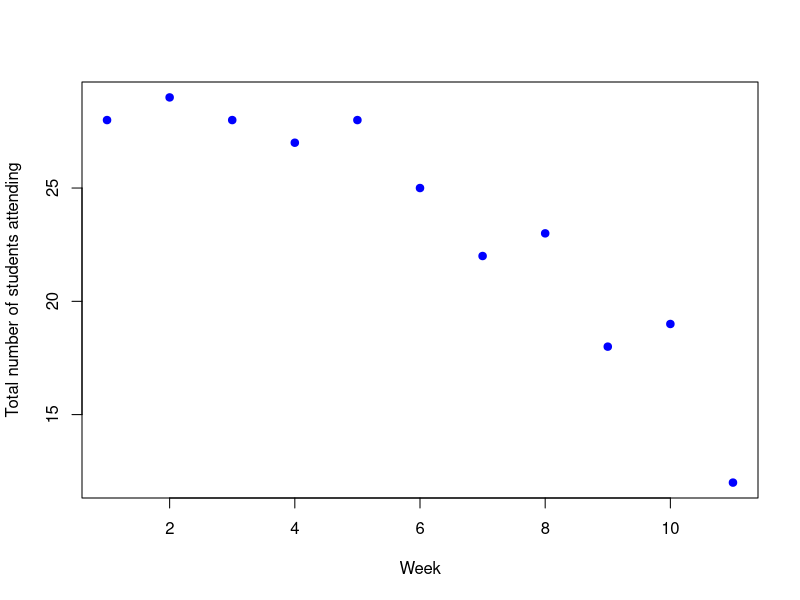
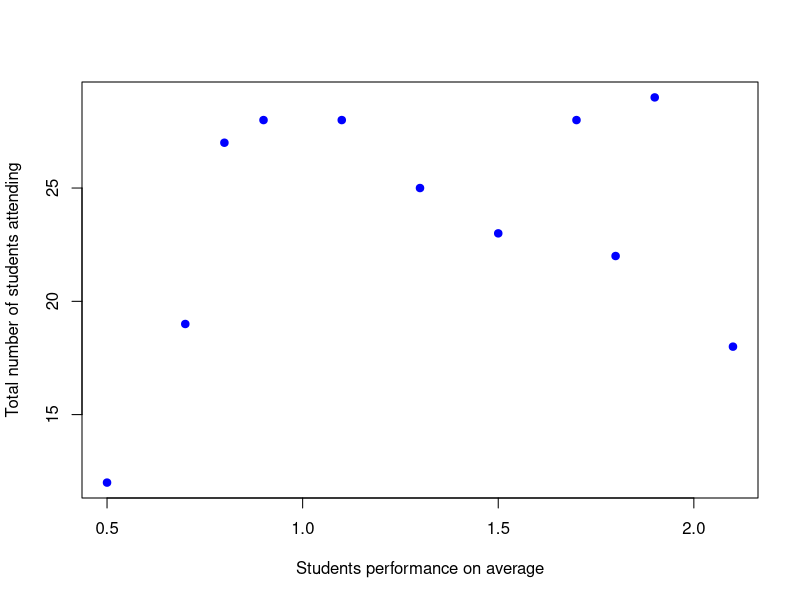
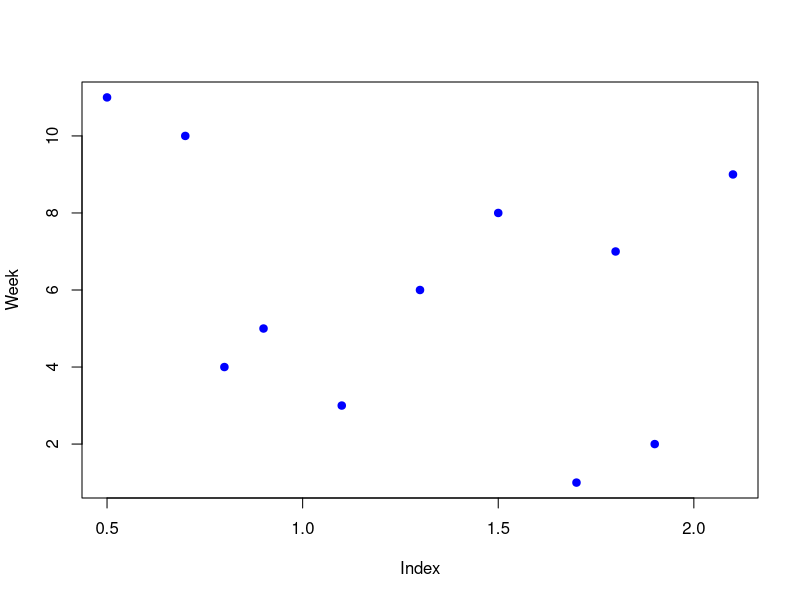
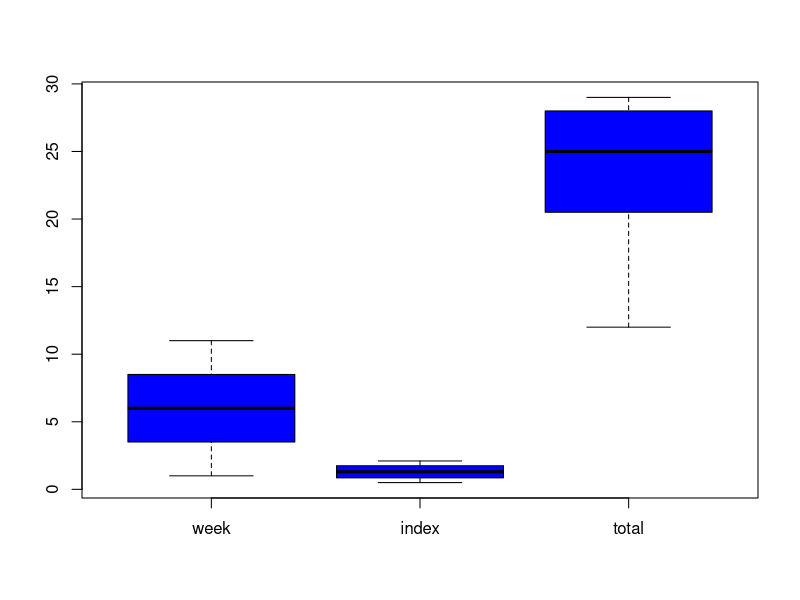
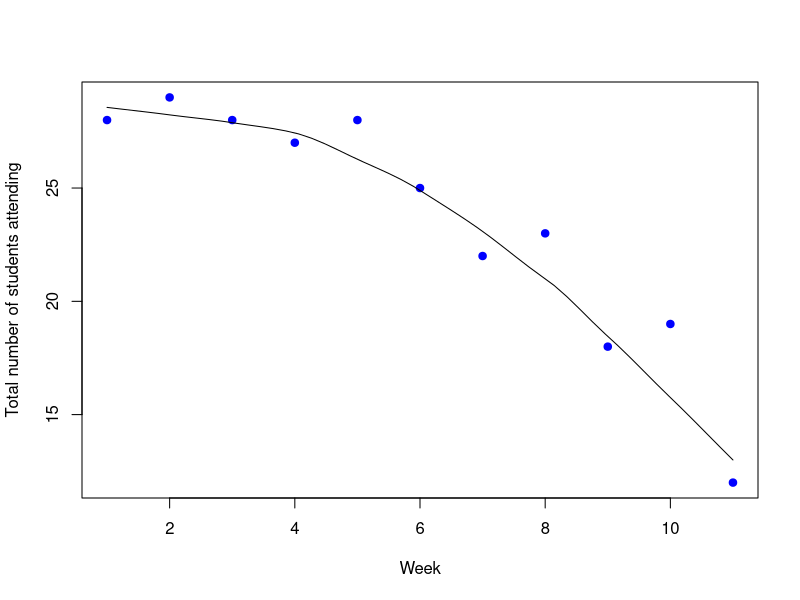
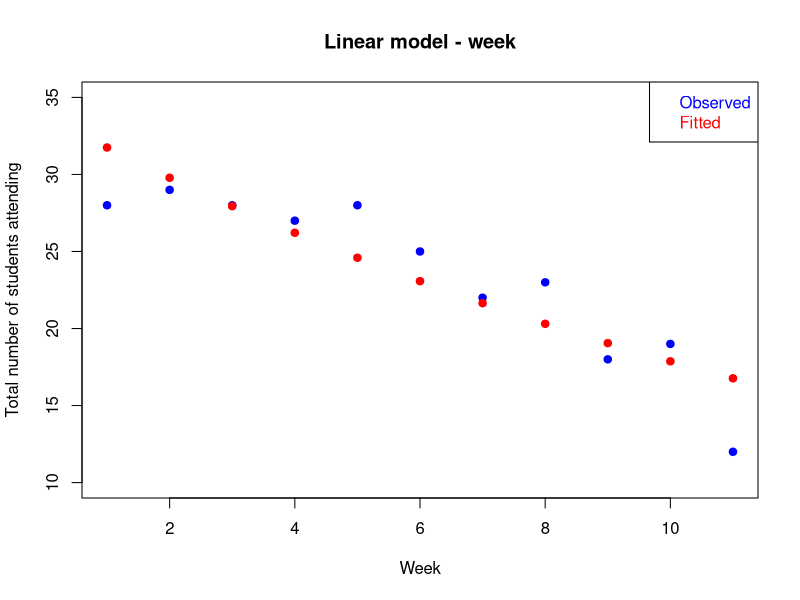

Generate these figures, in order, with R: (Note: this script raises an error after producing the figures.)
library(tidyverse)
library(tidyr)
library(ggplot2)
library(sandwich)
library(msm)
library(dplyr)

week <- c(1, 2, 3, 4, 5, 6, 7, 8, 9, 10, 11)
index <- c(1.7, 1.9, 1.1, 0.8, 0.9, 1.3, 1.8, 1.5, 2.1, 0.7, 0.5)
total <- c(28, 29, 28, 27, 28, 25, 22, 23, 18, 19, 12)

df <- data.frame(week, index, total)
print(df)

summary(df)

#EXPLORE DATA
#plot and talk about trends

#plot week against total
plot(data = df, week, total, xlab = "Week", ylab = "Total number of students attending", 
     pch = 19, col = "blue")
cor.test(week, total) #-0.92

#plot score against total
plot(index, total, xlab = "Students performance on average", 
     ylab = "Total number of students attending", pch = 19, col = "blue")
cor.test(index, total) #0.25

plot(index, week, xlab = "Index", 
     ylab = "Week", pch = 19, col = "blue")
cor.test(index, week) #-0.31

var(total)
var(index)
#index mean 1.3, variance = 0.29
#total, mean 23.55, variance = 29.07

boxplot(df, col = "blue")

with(df,plot(week, total, xlab = "Week", ylab = "Total number of students attending", 
                 pch = 19, col = "blue") + lines(loess.smooth(week, total)))

#FIT SUITABLE MODEL
#Poisson distribution is appropriate as the data is not proportional 
#and is count data, binomial is not appropriate

#With a Poisson Distribution model we’re trying to figure out how some predictor variables affect a response variable
#the response variable is total
#the predictor variables are week and index

#Null model
poisson.null <- glm(total ~ 1, family=poisson(link="log"), data=df)
summary(poisson.null)
sum(resid(poisson.null, "pearson")^2)

#model 1
poisson1 <- glm(total ~ week, family=poisson(link="log"), data=df)
summary(poisson1)
sum(resid(poisson1, "pearson")^2)

plot(week, total, pch=19,col="blue", ylim = c(10,35),xlab = "Week", ylab = "Total number of students attending") 
points(week,poisson1$fitted,pch=19,col="red")

legend( "topright", c("Observed", "Fitted"), text.col=c("blue", "red"))
title("Linear model - week")


#COMPARE AND CONTRAST 2 MODELS. DEVIANCE ANALYSIS AND pseudo-R2 ON FINAL MODEL
#index as a covariate

poisson4 <- glm(total ~ index, family=poisson(link="log"), data=df)
summary(poisson4)

nullaic <- 1-(0.5*poisson.null$aic)
poisson2aic <- 3-(0.5*poisson2$aic)
(nullaic - poisson2aic)/nullaic

#model 2
poisson2 <- glm(total ~ week + index, family=poisson(link="log"), data=df)
summary(poisson2)
plot(week, total, pch=19,col="blue", ylim = c(10,35),xlab = "Week", ylab = "Total number of students attending") 
points(week,poisson2$fitted,pch=19,col="red")
legend( "topright", c("Observed", "Fitted"), text.col=c("blue", "red"))
title("Linear model - week + index")
sum(resid(poisson2, "pearson")^2)

par(mfrow = c(2, 2))  # Split the plotting panel into a 2 x 2 grid
plot(poisson2)

#model 3
poisson3 <- glm(total ~ I(week^2) + index, family=poisson(link="log"), data=df)
summary(poisson3)
sum(resid(poisson3, "pearson")^2)
plot(week, total, pch=19,col="blue", ylim = c(10,35),xlab = "Week", ylab = "Total number of students attending") 
points(week,poisson3$fitted,pch=19,col="red")
legend( "topright", c("Observed", "Fitted"), text.col=c("blue", "red"))
title("Linear model - week^2 + index")

#comparing 4 and 2
anova(poisson2, poisson4, test="Chisq")
#comparing 3 and 2
anova(poisson2, poisson3, test="Chisq")


cov.poisson2 <- vcovHC(poisson2, type="HC0")
std.err <- sqrt(diag(cov.poisson2))
r.est <- cbind(Estimate= coef(poisson2), "Robust SE" = std.err,
               "Pr(>|z|)" = 2 * pnorm(abs(coef(poisson2)/std.err), lower.tail=FALSE),
               LL = coef(poisson2) - 1.96 * std.err,
               UL = coef(poisson2) + 1.96 * std.err)

r.est

#COMPARING 1 AND 2
anova(poisson1, poisson2, test="Chisq")

#PREDICT WEEK 12 TOTAL
newdata = data.frame(week = 12, index = 1.5)
predict(poisson2, newdata = newdata, type = "response")
#15.6

#PREDICT INDEX FOR WEEK 12, CALCULATE PEARSONS RESIDUAL FOR WEEK 12
res.pearson <- residuals(poisson2, type="pearson")

(8 - 15.6314)/sqrt(15.6314)

plot(poisson2$fitted,res.pearson,xlab = "Fitted values", ylab = "Pearsons residuals", col = "red", pch=19)
dev.off()
